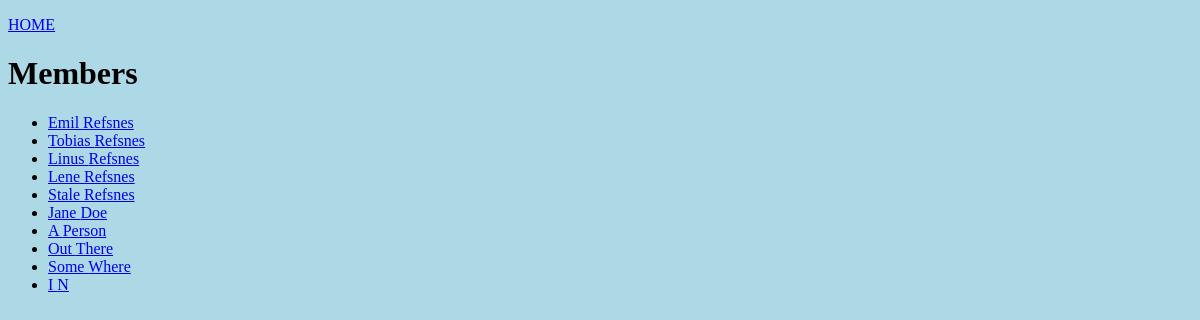
/members/, run on an earlier commit of the app's database.
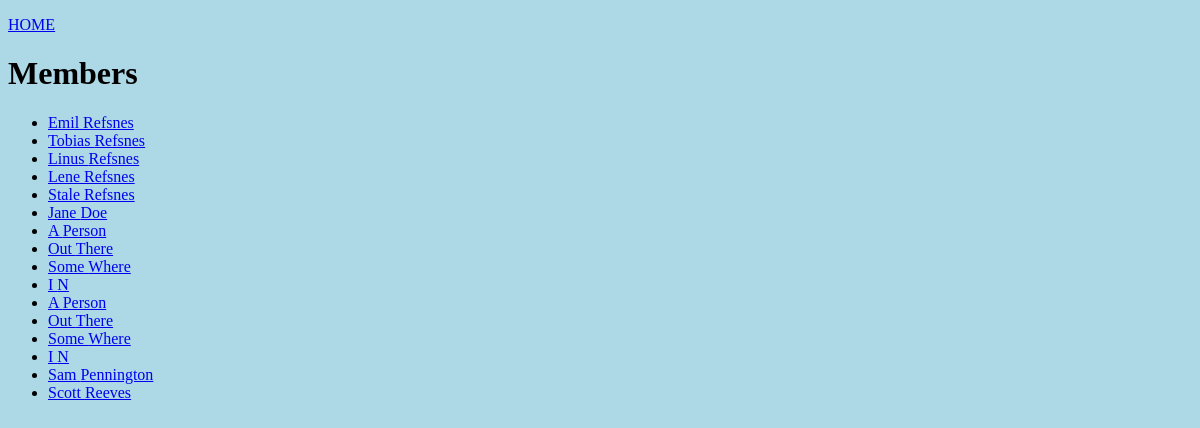
And on a later commit of the database.
### members/models.py (models this page shows)
class Member(models.Model):
  firstname = models.CharField(max_length=255)
  lastname = models.CharField(max_length=255)
  phone = models.IntegerField(null=True)
  joined_date = models.DateField(null=True)

### members/views.py (the view)
# urls.py: path('members/', views.members, name='members'),
def members(request):
  mymembers = Member.objects.all().values()
  template = loader.get_template('all_members.html')
  context = {
    'mymembers': mymembers,
  }
  return HttpResponse(template.render(context, request))

### members/templates/all_members.html (shortened to what this page needs)
{% extends "master.html" %}
{% load static %}
{% block content %}
  <p><a href="/">HOME</a></p>
  <h1>Members</h1>
  <ul>
    {% for x in mymembers %}
      <li><a href="details/{{ x.id }}">{{ x.firstname }} {{ x.lastname }}</a></li>
    {% endfor %}
  </ul>
{% endblock %}

### members/templates/master.html (shortened to what this page needs)
{% load static %}
<!DOCTYPE html>
<html>
<head>
</head>
<body>
  <link rel="stylesheet" href="{% static 'main.css' %}">
{% block content %}
{% endblock %}
</body>
</html>

### members/static/main.css (style rules this page uses)
body { background-color: lightblue; font-family: verdana; }

What changed in the data, as far as the page shows it:
added Member: firstname "A", lastname "Person"
added Member: firstname "Out", lastname "There"
added Member: firstname "Some", lastname "Where"
added Member: firstname "I", lastname "N"
added Member: firstname "Sam", lastname "Pennington"
added Member: firstname "Scott", lastname "Reeves"
